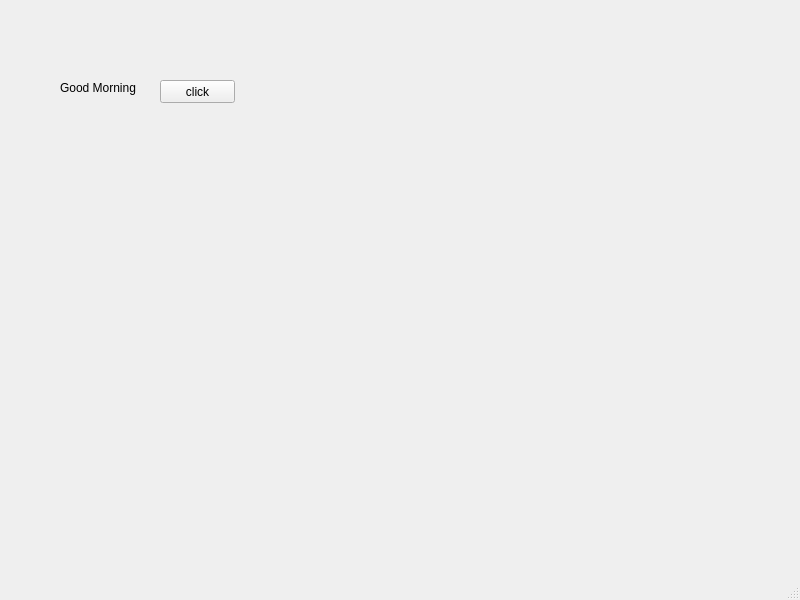
<?xml version="1.0" encoding="UTF-8"?>
<ui version="4.0">
 <class>MainWindow</class>
 <widget class="QMainWindow" name="MainWindow">
  <property name="geometry">
   <rect>
    <x>0</x>
    <y>0</y>
    <width>800</width>
    <height>600</height>
   </rect>
  </property>
  <property name="windowTitle">
   <string>MainWindow</string>
  </property>
  <widget class="QWidget" name="centralwidget">
   <widget class="QLabel" name="lbl">
    <property name="geometry">
     <rect>
      <x>60</x>
      <y>80</y>
      <width>91</width>
      <height>16</height>
     </rect>
    </property>
    <property name="text">
     <string>Good Morning</string>
    </property>
   </widget>
   <widget class="QPushButton" name="pb">
    <property name="geometry">
     <rect>
      <x>160</x>
      <y>80</y>
      <width>75</width>
      <height>23</height>
     </rect>
    </property>
    <property name="text">
     <string>click</string>
    </property>
   </widget>
  </widget>

  <widget class="QStatusBar" name="statusbar"/>
 </widget>
 <resources/>
 <connections/>
</ui>
